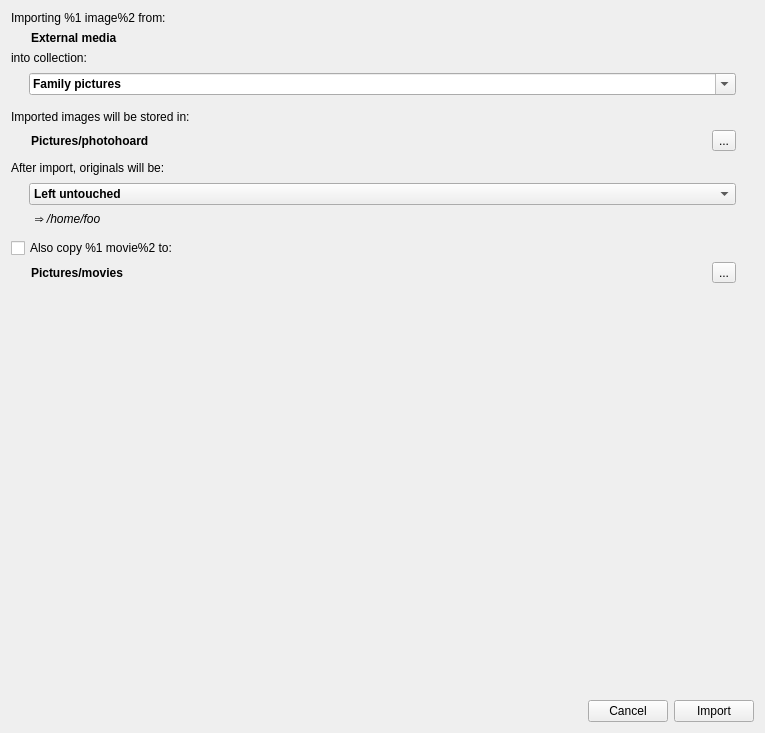
<?xml version="1.0" encoding="UTF-8"?>
<ui version="4.0">
 <class>ImportExternalDialog</class>
 <widget class="QWidget" name="ImportExternalDialog">
  <property name="geometry">
   <rect>
    <x>0</x>
    <y>0</y>
    <width>765</width>
    <height>733</height>
   </rect>
  </property>
  <property name="windowTitle">
   <string>Photohoard: Import</string>
  </property>
  <layout class="QVBoxLayout" name="verticalLayout">
   <item>
    <widget class="QLabel" name="what">
     <property name="sizePolicy">
      <sizepolicy hsizetype="Preferred" vsizetype="Minimum">
       <horstretch>0</horstretch>
       <verstretch>0</verstretch>
      </sizepolicy>
     </property>
     <property name="text">
      <string>Importing %1 image%2 from:</string>
     </property>
    </widget>
   </item>
   <item>
    <widget class="QLabel" name="source">
     <property name="font">
      <font>
       <weight>75</weight>
       <bold>true</bold>
      </font>
     </property>
     <property name="text">
      <string>External media</string>
     </property>
     <property name="margin">
      <number>2</number>
     </property>
     <property name="indent">
      <number>20</number>
     </property>
    </widget>
   </item>
   <item>
    <widget class="QLabel" name="label_3">
     <property name="sizePolicy">
      <sizepolicy hsizetype="Preferred" vsizetype="Minimum">
       <horstretch>0</horstretch>
       <verstretch>0</verstretch>
      </sizepolicy>
     </property>
     <property name="text">
      <string>into collection:</string>
     </property>
    </widget>
   </item>
   <item>
    <widget class="QWidget" name="widget_5" native="true">
     <layout class="QHBoxLayout" name="horizontalLayout_5">
      <property name="leftMargin">
       <number>18</number>
      </property>
      <property name="topMargin">
       <number>2</number>
      </property>
      <property name="rightMargin">
       <number>18</number>
      </property>
      <property name="bottomMargin">
       <number>9</number>
      </property>
      <item>
       <widget class="QComboBox" name="collection">
        <property name="font">
         <font>
          <weight>75</weight>
          <bold>true</bold>
         </font>
        </property>
        <property name="focusPolicy">
         <enum>Qt::WheelFocus</enum>
        </property>
        <property name="editable">
         <bool>true</bool>
        </property>
        <property name="currentText">
         <string>(none)</string>
        </property>
        <item>
         <property name="text">
          <string>Family pictures</string>
         </property>
        </item>
       </widget>
      </item>
     </layout>
    </widget>
   </item>
   <item>
    <widget class="QLabel" name="label_5">
     <property name="sizePolicy">
      <sizepolicy hsizetype="Preferred" vsizetype="Minimum">
       <horstretch>0</horstretch>
       <verstretch>0</verstretch>
      </sizepolicy>
     </property>
     <property name="text">
      <string>Imported images will be stored in:</string>
     </property>
    </widget>
   </item>
   <item>
    <widget class="QWidget" name="widget_2" native="true">
     <layout class="QHBoxLayout" name="horizontalLayout_2">
      <property name="leftMargin">
       <number>0</number>
      </property>
      <property name="topMargin">
       <number>0</number>
      </property>
      <property name="rightMargin">
       <number>18</number>
      </property>
      <property name="bottomMargin">
       <number>4</number>
      </property>
      <item>
       <widget class="QLabel" name="destination">
        <property name="font">
         <font>
          <weight>75</weight>
          <bold>true</bold>
         </font>
        </property>
        <property name="text">
         <string>Pictures/photohoard</string>
        </property>
        <property name="margin">
         <number>2</number>
        </property>
        <property name="indent">
         <number>20</number>
        </property>
       </widget>
      </item>
      <item>
       <spacer name="horizontalSpacer_2">
        <property name="orientation">
         <enum>Qt::Horizontal</enum>
        </property>
        <property name="sizeHint" stdset="0">
         <size>
          <width>40</width>
          <height>20</height>
         </size>
        </property>
       </spacer>
      </item>
      <item>
       <widget class="QToolButton" name="changeDest">
        <property name="text">
         <string>...</string>
        </property>
       </widget>
      </item>
     </layout>
    </widget>
   </item>
   <item>
    <widget class="QLabel" name="label_7">
     <property name="sizePolicy">
      <sizepolicy hsizetype="Preferred" vsizetype="Minimum">
       <horstretch>0</horstretch>
       <verstretch>0</verstretch>
      </sizepolicy>
     </property>
     <property name="text">
      <string>After import, originals will be:</string>
     </property>
    </widget>
   </item>
   <item>
    <widget class="QWidget" name="widget_4" native="true">
     <layout class="QHBoxLayout" name="horizontalLayout_4">
      <property name="leftMargin">
       <number>18</number>
      </property>
      <property name="topMargin">
       <number>2</number>
      </property>
      <property name="rightMargin">
       <number>18</number>
      </property>
      <property name="bottomMargin">
       <number>1</number>
      </property>
      <item>
       <widget class="QComboBox" name="disposition">
        <property name="sizePolicy">
         <sizepolicy hsizetype="MinimumExpanding" vsizetype="Fixed">
          <horstretch>0</horstretch>
          <verstretch>0</verstretch>
         </sizepolicy>
        </property>
        <property name="font">
         <font>
          <weight>75</weight>
          <bold>true</bold>
         </font>
        </property>
        <item>
         <property name="text">
          <string>Left untouched</string>
         </property>
        </item>
        <item>
         <property name="text">
          <string>Moved to a backup location</string>
         </property>
        </item>
        <item>
         <property name="text">
          <string>⚠  Deleted</string>
         </property>
        </item>
       </widget>
      </item>
     </layout>
    </widget>
   </item>
   <item>
    <widget class="QWidget" name="backupContainer" native="true">
     <layout class="QHBoxLayout" name="horizontalLayout_6">
      <property name="leftMargin">
       <number>24</number>
      </property>
      <property name="topMargin">
       <number>0</number>
      </property>
      <property name="bottomMargin">
       <number>0</number>
      </property>
      <item>
       <widget class="QLabel" name="backupPath">
        <property name="font">
         <font>
          <italic>true</italic>
         </font>
        </property>
        <property name="text">
         <string>⇒ /home/foo</string>
        </property>
       </widget>
      </item>
     </layout>
    </widget>
   </item>
   <item>
    <widget class="QWidget" name="movieContainer" native="true">
     <layout class="QVBoxLayout" name="verticalLayout_2">
      <property name="spacing">
       <number>4</number>
      </property>
      <property name="leftMargin">
       <number>0</number>
      </property>
      <property name="topMargin">
       <number>6</number>
      </property>
      <property name="rightMargin">
       <number>0</number>
      </property>
      <property name="bottomMargin">
       <number>0</number>
      </property>
      <item>
       <widget class="QCheckBox" name="copyMovies">
        <property name="sizePolicy">
         <sizepolicy hsizetype="Minimum" vsizetype="Minimum">
          <horstretch>0</horstretch>
          <verstretch>0</verstretch>
         </sizepolicy>
        </property>
        <property name="text">
         <string>Also copy %1 movie%2 to:</string>
        </property>
       </widget>
      </item>
      <item>
       <widget class="QWidget" name="widget_3" native="true">
        <layout class="QHBoxLayout" name="horizontalLayout_3">
         <property name="leftMargin">
          <number>0</number>
         </property>
         <property name="topMargin">
          <number>0</number>
         </property>
         <property name="rightMargin">
          <number>18</number>
         </property>
         <property name="bottomMargin">
          <number>4</number>
         </property>
         <item>
          <widget class="QLabel" name="movieDestination">
           <property name="font">
            <font>
             <weight>75</weight>
             <bold>true</bold>
            </font>
           </property>
           <property name="text">
            <string>Pictures/movies</string>
           </property>
           <property name="margin">
            <number>2</number>
           </property>
           <property name="indent">
            <number>20</number>
           </property>
          </widget>
         </item>
         <item>
          <spacer name="horizontalSpacer_3">
           <property name="orientation">
            <enum>Qt::Horizontal</enum>
           </property>
           <property name="sizeHint" stdset="0">
            <size>
             <width>40</width>
             <height>20</height>
            </size>
           </property>
          </spacer>
         </item>
         <item>
          <widget class="QToolButton" name="changeMovieDest">
           <property name="text">
            <string>...</string>
           </property>
          </widget>
         </item>
        </layout>
       </widget>
      </item>
     </layout>
    </widget>
   </item>
   <item>
    <spacer name="verticalSpacer">
     <property name="orientation">
      <enum>Qt::Vertical</enum>
     </property>
     <property name="sizeHint" stdset="0">
      <size>
       <width>20</width>
       <height>40</height>
      </size>
     </property>
    </spacer>
   </item>
   <item>
    <widget class="QWidget" name="widget" native="true">
     <layout class="QHBoxLayout" name="horizontalLayout">
      <property name="leftMargin">
       <number>0</number>
      </property>
      <property name="rightMargin">
       <number>0</number>
      </property>
      <property name="bottomMargin">
       <number>0</number>
      </property>
      <item>
       <spacer name="horizontalSpacer">
        <property name="orientation">
         <enum>Qt::Horizontal</enum>
        </property>
        <property name="sizeHint" stdset="0">
         <size>
          <width>40</width>
          <height>20</height>
         </size>
        </property>
       </spacer>
      </item>
      <item>
       <widget class="QPushButton" name="cancel">
        <property name="text">
         <string>Cancel</string>
        </property>
       </widget>
      </item>
      <item>
       <widget class="QPushButton" name="ok">
        <property name="text">
         <string>Import</string>
        </property>
       </widget>
      </item>
     </layout>
    </widget>
   </item>
  </layout>
 </widget>
 <tabstops>
  <tabstop>ok</tabstop>
  <tabstop>collection</tabstop>
  <tabstop>changeDest</tabstop>
  <tabstop>disposition</tabstop>
  <tabstop>cancel</tabstop>
 </tabstops>
 <resources/>
 <connections>
  <connection>
   <sender>collection</sender>
   <signal>currentIndexChanged(QString)</signal>
   <receiver>ImportExternalDialog</receiver>
   <slot>changeCollection(QString)</slot>
   <hints>
    <hint type="sourcelabel">
     <x>273</x>
     <y>108</y>
    </hint>
    <hint type="destinationlabel">
     <x>339</x>
     <y>97</y>
    </hint>
   </hints>
  </connection>
  <connection>
   <sender>copyMovies</sender>
   <signal>toggled(bool)</signal>
   <receiver>widget_3</receiver>
   <slot>setEnabled(bool)</slot>
   <hints>
    <hint type="sourcelabel">
     <x>115</x>
     <y>354</y>
    </hint>
    <hint type="destinationlabel">
     <x>54</x>
     <y>386</y>
    </hint>
   </hints>
  </connection>
  <connection>
   <sender>changeDest</sender>
   <signal>clicked()</signal>
   <receiver>ImportExternalDialog</receiver>
   <slot>browseDestination()</slot>
   <hints>
    <hint type="sourcelabel">
     <x>737</x>
     <y>170</y>
    </hint>
    <hint type="destinationlabel">
     <x>345</x>
     <y>165</y>
    </hint>
   </hints>
  </connection>
  <connection>
   <sender>changeMovieDest</sender>
   <signal>clicked()</signal>
   <receiver>ImportExternalDialog</receiver>
   <slot>browseMovieDestination()</slot>
   <hints>
    <hint type="sourcelabel">
     <x>737</x>
     <y>382</y>
    </hint>
    <hint type="destinationlabel">
     <x>347</x>
     <y>289</y>
    </hint>
   </hints>
  </connection>
  <connection>
   <sender>disposition</sender>
   <signal>currentIndexChanged(int)</signal>
   <receiver>ImportExternalDialog</receiver>
   <slot>changeDisposition()</slot>
   <hints>
    <hint type="sourcelabel">
     <x>378</x>
     <y>294</y>
    </hint>
    <hint type="destinationlabel">
     <x>548</x>
     <y>438</y>
    </hint>
   </hints>
  </connection>
 </connections>
 <slots>
  <slot>browseDestination()</slot>
  <slot>changeCollection(QString)</slot>
  <slot>cancel()</slot>
  <slot>browseMovieDestination()</slot>
  <slot>changeDisposition()</slot>
 </slots>
</ui>
